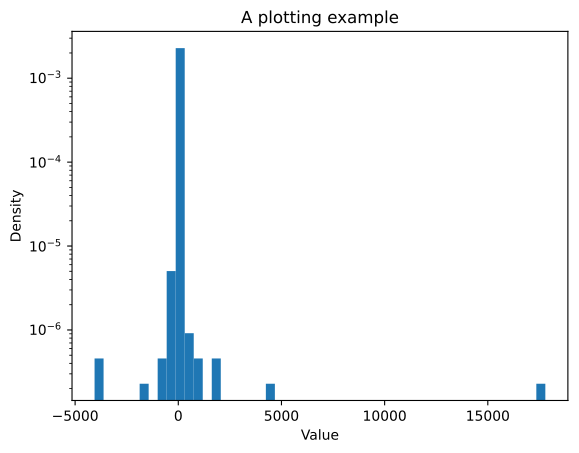

Source code (Python):
import matplotlib.pyplot as plt
import pyarts3 as pa

plt.hist(pa.arts.random.student_t_distribution(10000, 1.0), bins=50, density=True)
plt.title("A plotting example")
plt.xlabel("Value")
plt.ylabel("Density")
plt.yscale("log")
